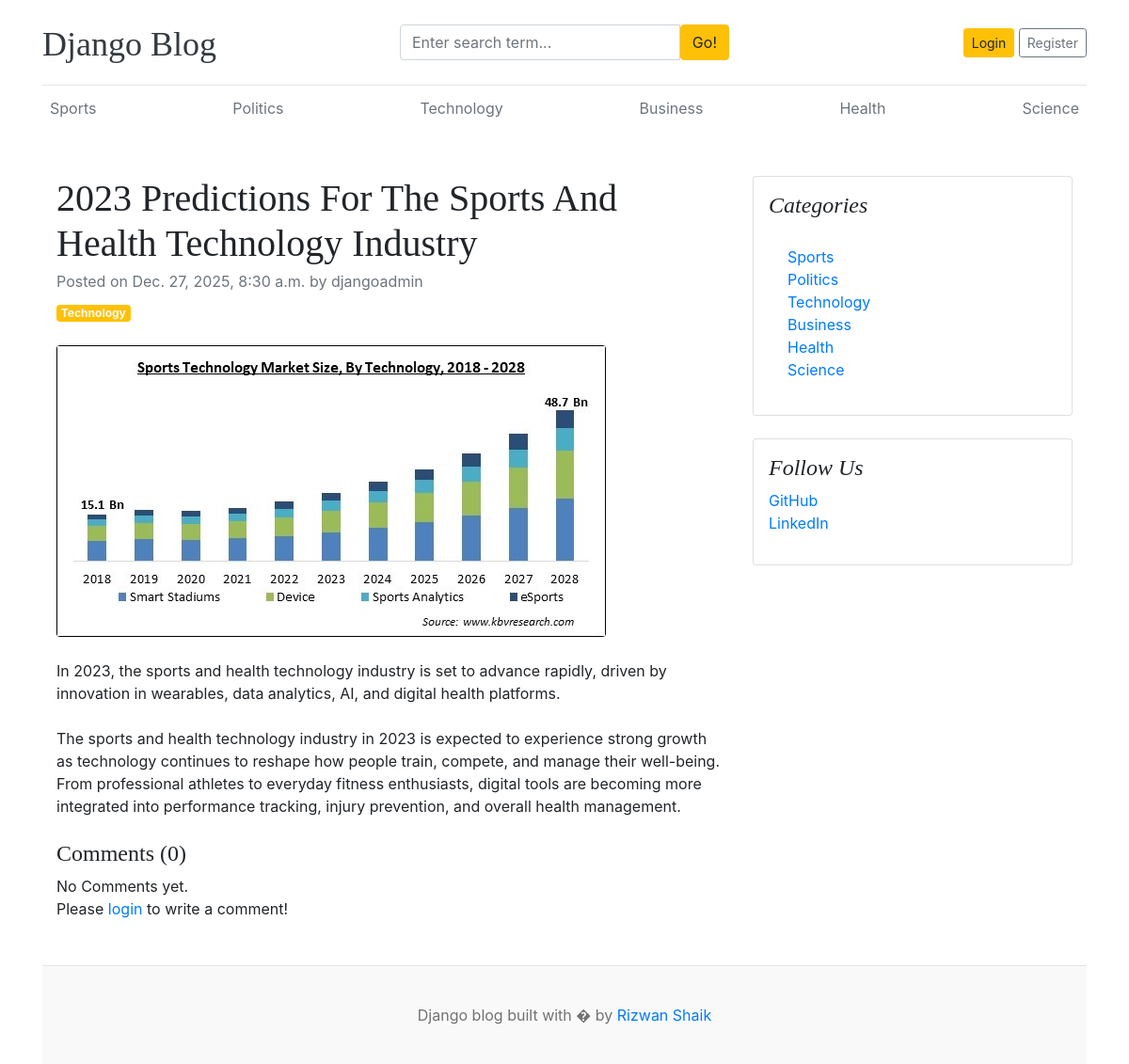
Page /blogs/2023-predictions-for-the-sports-and-health-technology-industry-8/ on the committed database.
### blogs/models.py (models this page shows, shortened)
class Category(models.Model):
    category_name = models.CharField(max_length=50, unique=True)
    created_at = models.DateTimeField(auto_now_add=True)
    updated_at = models.DateTimeField(auto_now=True)
    class Meta:
        verbose_name_plural = 'categories'
    def __str__(self):
        return self.category_name

class Blog(models.Model):
    title = models.CharField(max_length=100)
    slug = models.SlugField(max_length=150, unique=True, blank=True)
    category = models.ForeignKey(Category, on_delete=models.CASCADE)
    author = models.ForeignKey(User, on_delete=models.CASCADE)
    feature_image = models.ImageField(upload_to='uploads/%Y/%m/%d')
    short_description = models.TextField(max_length=500)
    blog_body = models.TextField(max_length=2000)
    status = models.CharField(max_length=20,choices=STATUS_CHOICES, default="Draft")
    is_featured = models.BooleanField(default=False)
    created_at = models.DateTimeField(auto_now_add=True)
    updated_at = models.DateTimeField(auto_now=True)

### assignements/models.py (models this page shows, shortened)
class SocialLink(models.Model):
    platform = models.CharField(max_length=25)
    link = models.URLField(max_length=100)
    created_at = models.DateTimeField(auto_now_add=True)
    updated_at = models.DateTimeField(auto_now=True)

### blogs/views.py (the view, shortened to what this page needs)
# urls.py: path('blogs/<slug:slug>/', BlogsView.blogs, name='blogs'),
def blogs(request, slug):
    single_blog = get_object_or_404(Blog, slug=slug, status='Published')
    comments = Comment.objects.filter(blog=single_blog)
    comment_count = comments.count()
    context = {
        'single_blog': single_blog,
        'comments': comments,
        'comment_count': comment_count,
    }
    return render(request, 'blogs.html', context)

### blogs/context_processors.py (called while the page is built)
def get_categories(request):
    categories = Category.objects.all()
    return dict(categories=categories)

def get_social_links(request):
    social_links = SocialLink.objects.all()
    return dict(social_links=social_links)

### templates/blogs.html
{% extends 'base.html' %}
{% block content %}
<div class="container mt-5">
    <div class="row">
        <div class="col-lg-8">
            <article>
                <header class="mb-4">
                    <h1 class="fw-bolder mb-1">{{ single_blog.title}}</h1>
                    <div class="text-muted fst-italic mb-2">Posted on {{ single_blog.created_at}} by {{ single_blog.author}}</div>
                    <a class="badge bg-warning text-decoration-none text-light" href="#!">{{ single_blog.category}}</a>
                </header>
                <figure class="mb-4"><img class="img-fluid rounded" src="{{ single_blog.feature_image.url }}" alt="..." /></figure>
                <section class="mb-5">
                    <p class="fs-5 mb-4">{{ single_blog.short_description}}</p>
                    <p class="fs-5 mb-4">{{ single_blog.blog_body}}</p>
                    <h4>Comments ({{ comment_count }})</h4>
                    {% if comments %}
                        {% for comment in comments %}
                            <div class="card mt-1">
                                <div class="card-body">
                                    <p class="card-text mb-0">{{ comment }}</p>
                                    <span>
                                        <small>By {{ comment.user }}</small>
                                        <small>| {{ comment.created_at | timesince }} ago</small>
                                    </span>
                                </div>
                            </div>
                        {% endfor %}
                    {% else %}
                    No Comments yet.
                    {% endif %}
                    <br>
                    <div class="form-group">
                        {% if user.is_authenticated %}
                        <form action="" method="POST">
                            {% csrf_token %}
                                <div class="form-group">
                                    <textarea name="comment" class="form-control" placeholder="Write your comment"></textarea>
                                    <input type="submit" value="submit" class="btn btn-primary mt-2">
                                </div>
                        </form>
                        {% else %}
                        <p>Please <span><a href="{% url 'login' %}">login</a></span> to write a comment!</p>
                        {% endif %}
                    </div>
                </section>
            </article>
        </div>
        <div class="col-lg-4">
            <div class="card mb-4 p-3">
                <h4 class="font-italic">Categories</h4>
                <div class="card-body">
                    <div class="row">
                        <div class="col-sm-6">
                            <ul class="list-unstyled mb-0">
                                {% for cat in categories %}
                                <li><a href="{% url 'posts_by_category' cat.id %}">{{ cat.category_name}}</a></li>
                                {% endfor %}
                            </ul>
                        </div>
                    </div>
                </div>
            </div>
            {% if social_links %}
            <div class="card mb-4 p-3">
                <h4 class="font-italic">Follow Us</h4>
                <ol class="list-unstyled">
                    {% for i in social_links %}
                    <li><a href="{{ i.link }}" target="_blank">{{ i.platform }}</a></li>
                    {% endfor %}
                </ol>
            </div>
            {% endif %}
        </div>
    </div>
</div>
{% endblock %}

### templates/base.html (shortened to what this page needs)
{% load static %}
<!DOCTYPE html>
<html lang="en">
  <head>
    <link
      href="https://getbootstrap.com/docs/4.0/dist/css/bootstrap.min.css"
      rel="stylesheet"
    />
    <link href="{% static 'css/blog.css' %}" rel="stylesheet" />
    <link rel="stylesheet" href="https://cdnjs.cloudflare.com/ajax/libs/font-awesome/4.7.0/css/font-awesome.min.css">
  </head>
  <body>
    <div class="container">
      <header class="blog-header py-3">
        <div class="row flex-nowrap justify-content-between align-items-center">
          <div class="col-4 pt-1">
            <a class="blog-header-logo text-dark" href="/">Django Blog</a>
          </div>
          <div class="col-4">
            <form action="{% url 'search' %}" method="GET">
                <div class="input-group">
                    <input class="form-control" type="text" name="keyword" placeholder="Enter search term..." aria-label="Enter search term..." aria-describedby="button-search" />
                    <button type="submit" class="btn btn-warning" id="button-search" type="button">Go!</button>
                </div>
            </form>
          </div>
          <div class="col-4 d-flex justify-content-end align-items-center">
            {% if not user.is_authenticated %}
            <a class="btn btn-sm btn-warning" href="{% url 'login' %}">Login</a> &nbsp;
            <a class="btn btn-sm btn-outline-secondary" href="{% url 'register' %}">Register</a>
            {% else %}
            <span><a href="{% url 'dashboard' %}">Dashboard</a></span>
            &emsp;
            <span class="btn text-dark"><a href="{% url 'logout' %}">Logout</a></span>
            {% endif %}
          </div>
        </div>
      </header>
      <div class="nav-scroller py-1 mb-2">
        <nav class="nav d-flex justify-content-between">
          {% for cat in categories %}
          <a class="p-2 text-muted" href="{% url 'posts_by_category' cat.id %}">{{cat.category_name}}</a>
          {% endfor %}
        </nav>
      </div>
{% block content %}
{% endblock %}
<footer class="blog-footer">
    <p>Django blog built with � by <a href="#">Rizwan Shaik</a></p>
  </footer>
</body>
</html>

### blog_main/static/css/blog.css (style rules this page uses)
.blog-header { border-bottom: 1px solid #e5e5e5; }
.blog-header-logo { font-family: "Playfair Display", Georgia, "Times New Roman", serif; font-size: 2.25rem; }
h1, h2, h3, h4, h5, h6 { font-family: "Playfair Display", Georgia, "Times New Roman", serif; }
.blog-footer { padding: 2.5rem 0; color: #727272; text-align: center; background-color: #f9f9f9; border-top: .05rem solid #e5e5e5; }
.blog-footer p:last-child { margin-bottom: 0; }

### rows in the picture
Category: category_name "Sports"
Category: category_name "Politics"
Category: category_name "Technology"
Category: category_name "Business"
Category: category_name "Health"
Category: category_name "Science"
Blog: title "2023 Predictions For The Sports And Health Technology Industry", created_at "Dec. 27, 2025, 8:30 a.m.", author "djangoadmin", category "Technology", feature_image (picture), short_description "In 2023, the sports and health technology industry is set to advance rapidly, driven by innovation in wearables, data analytics, AI, and digital health platforms.", blog_body "The sports and health technology industry in 2023 is expected to experience strong growth as technology continues to reshape how people train, compete, and manage their well-being. From professional athletes to everyday fitness enthusiasts, digital tools are becoming more integrated into performance tracking, injury prevention, and overall health management."
SocialLink: platform "GitHub"
SocialLink: platform "LinkedIn"

### other values in the picture
{{ comment_count }} "0"
